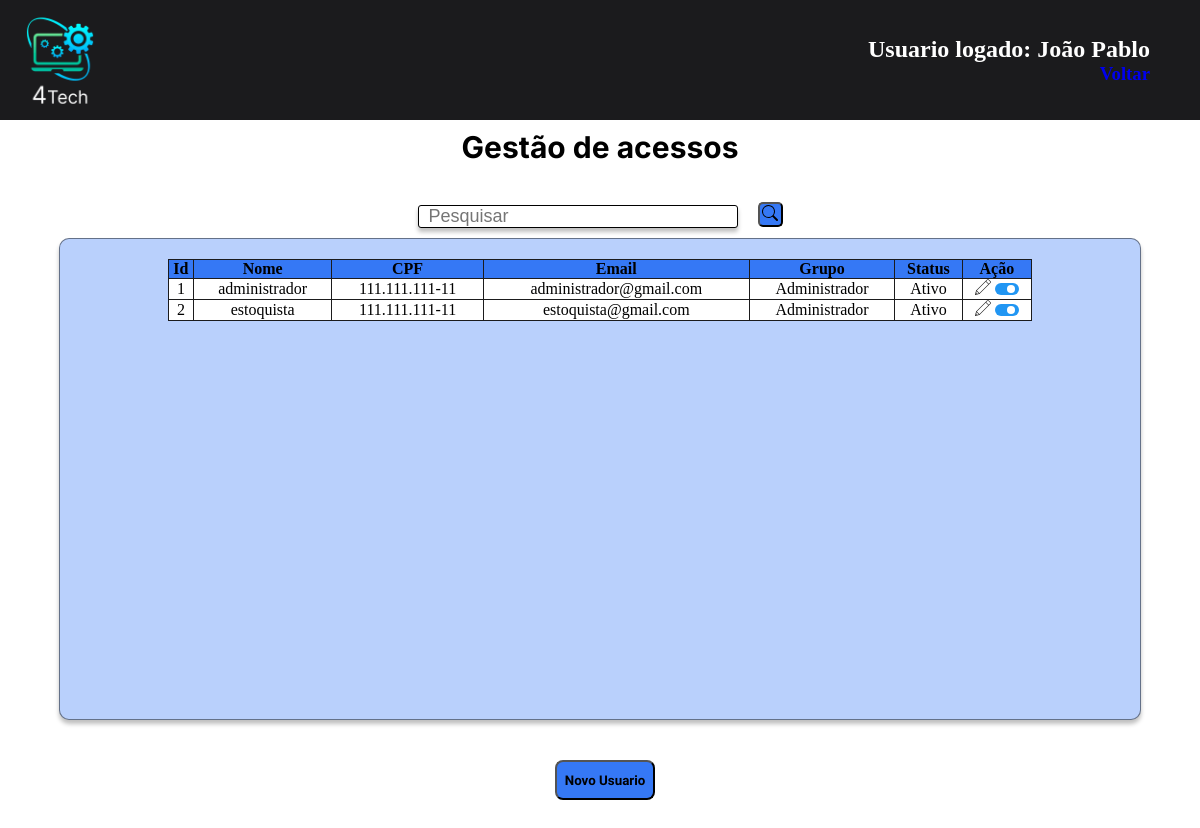
Screenshot of /GestaoUsuarios.php with the database file from the repository.
### tables this page shows
create table usuarios_backoffice(
id int(10) auto_increment not null primary key,
nome varchar(255) not null,
cpf varchar(15) not null,
email varchar(100) not null unique key,
senha varchar(200) not null,
status int (1),
grupo_usuario_id int(10)
);

### GestaoUsuarios.php (the view, shortened to what this page needs)
<?php
include("conexao.php");
if (!empty($_GET['search'])) {
    $data = $_GET['search'];
    $sql_code = "SELECT * FROM usuarios_backoffice where nome like '%$data%' ORDER BY id DESC";
} else {
    $sql_code = "SELECT * FROM usuarios_backoffice ORDER BY id";
}
$sql_query = $mysqli->query($sql_code) or die($mysqli->error);
?>
<!DOCTYPE html>
<html lang="pt-br">
<head>
    <link rel='stylesheet' href="css/gestaoUsuarios.css">
</head>
<body>
    <header>
        <div class="logo">
            <img src="img/Logo.png" alt="Logo da 4Tech">
        </div>
        <div class="logado">
            <h2>Usuario logado: João Pablo</h2>
            <a href="">
                <a href="backoffice.html">
                    <h3>Voltar</h3>
                </a>
            </a>
        </div>
    </header>
    <div class="titulo">
        <h1>Gestão de acessos</h1>
    </div>
    <div class="area-pesquisa">
        <input type="search" name="nome" placeholder="Pesquisar" id="pesquisar">
        <button onclick="searchData()" > </button>
    </div>
    <section class="area-gestao">
        <form class="form-gestao">
            <div class="tbl-usuarios">
                <table border="0" id="tabela-dados">
                    <thead>
                        <tr>
                            <th>Id</th>
                            <th>Nome</th>
                            <th>CPF</th>
                            <th>Email</th>
                            <th>Grupo</th>
                            <th>Status</th>
                            <th>Ação</th>
                        </tr>
                    </thead>
                    <tbody>
                        <?php while ($usuario = $sql_query->fetch_assoc()): ?>
                            <tr>
                                <td>
                                    <?= $usuario["id"] ?>
                                </td>
                                <td>
                                    <?= $usuario["nome"] ?>
                                </td>
                                <td>
                                    <?= $usuario["cpf"] ?>
                                </td>
                                <td>
                                    <?= $usuario["email"] ?>
                                </td>
                                <td>
                                    <?php if ($usuario["grupo_usuario_id"] == 1) {
                                        echo 'Administrador';
                                    } else {
                                        echo 'Estoquista';
                                    } ?>
                                </td>
                                <td>
                                    <span class="status">
                                        <?php if ($usuario["status"] == 1) {
                                            echo 'Ativo';
                                        } else {
                                            echo 'Inativo';
                                        } ?>
                                    </span>
                                </td>
                                <td>
                                    <a href="editarUsuario.php?id=<?= $usuario['id'] ?>"><img src="img/lapis.png"></a>
                                    <label class="switch-mini">
                                        <span class="slider-mini"></span>
                                    </label>
                                </td>
                            </tr>
                        <?php endwhile ?>
                    </tbody>
                </table>
            </div>
        </form>
    </section>
    <section class="area-controle">
        <a href="cadUsuario.html"><button type="submit" name="novoUsuario" class="botao-cadastro">Novo
                Usuario</button></a>
    </section>
</body>
</html>

### css/GestaoUsuarios.css (style rules this page uses)
:root { --font-primary--: "Inter", serif; --font-secondary--: "Baloo da 2", serif; --font-action--: "Mulish", serif; --color-primary--: #1b1b1d; --color-secondary--: #b9d0fc; --color-action--: #3578F5; --color-error--: #e63636; }
* { text-decoration: none; margin: 0; padding: 0; }
header { width: 100%; height: 15vh; display: flex; justify-content: center; align-items: center; background-color: var(--color-primary--); }
.logo, .logo img { height: 100%; left: auto; }
.logado { text-align: end; width: 100%; margin-right: 50px; color: #fff; }
.titulo { width: 100%; height: 10vh; text-align: center; font-family: var(--font-primary--); font-style: normal; font-size: 15px; line-height: 54px; color: #000000; }
.area-gestao { width: 100%; display: flex; justify-content: center; align-items: center; }
table { border-style: hidden; margin-top: 20px; width: 80%; border-collapse: collapse; border: 1px solid var(--color-primary--); }
thead { background-color: var(--color-action--); }
td { padding: 0px; background-color: white; border: 1px solid var(--color-primary--); }
th { border: 1px solid var(--color-primary--); }
table tr td a { cursor: pointer; }
.form-gestao { width: 90%; height: 60vh; text-align: center; background: #B9D0FC; border: 1px solid rgba(0, 0, 0, 0.46); box-shadow: 0px 4px 4px rgba(0, 0, 0, 0.25); border-radius: 10px; }
.form-gestao .tbl-usuarios { display: flex; justify-content: center; align-items: center; }
input { box-sizing: border-box; margin-top: 5px; margin-right: 20px; width: 320px; height: 33px; border: 1px solid #000000; box-shadow: 0px 4px 4px rgba(0, 0, 0, 0.25); font-size: 18px; padding-left: 10px; }
.area-pesquisa { width: 100%; display: flex; justify-content: center; align-items: center; margin-bottom: 10px; }
.area-pesquisa input { height: 100%; border-radius: 3px; }
.area-pesquisa button { width: 25px; height: 25px; border-radius: 5px; background-color: var(--color-action--); }
.area-controle a button { width: 100px; height: 40px; border-radius: 8px; margin-left: 10px; cursor: pointer; font-family: var(--font-action--); font-weight: 700; background-color: var(--color-action--); }
.area-controle { width: 100%; height: 15vh; display: flex; justify-content: center; align-items: center; }
.switch-mini { position: relative; display: inline-block; width: 24px; height: 12px; }
.slider-mini { position: absolute; cursor: pointer; top: 0; left: 0; right: 0; bottom: 0; background-color: #ccc; -webkit-transition: .4s; transition: .4s; border-radius: 12px; }
.slider-mini:before { position: absolute; content: ""; height: 8px; width: 8px; left: 2px; bottom: 2px; background-color: white; -webkit-transition: .4s; transition: .4s; border-radius: 50%; }
input:checked + .slider-mini { background-color: #2196F3; }
input:checked + .slider-mini:before { -webkit-transform: translateX(10px); -ms-transform: translateX(10px); transform: translateX(10px); }

### rows the page displays
usuarios_backoffice: id "1", nome "administrador", cpf "111.111.111-11", email "administrador@gmail.com", shows "Administrador", status "Ativo"
usuarios_backoffice: id "2", nome "estoquista", cpf "111.111.111-11", email "estoquista@gmail.com", shows "Administrador", status "Ativo"
